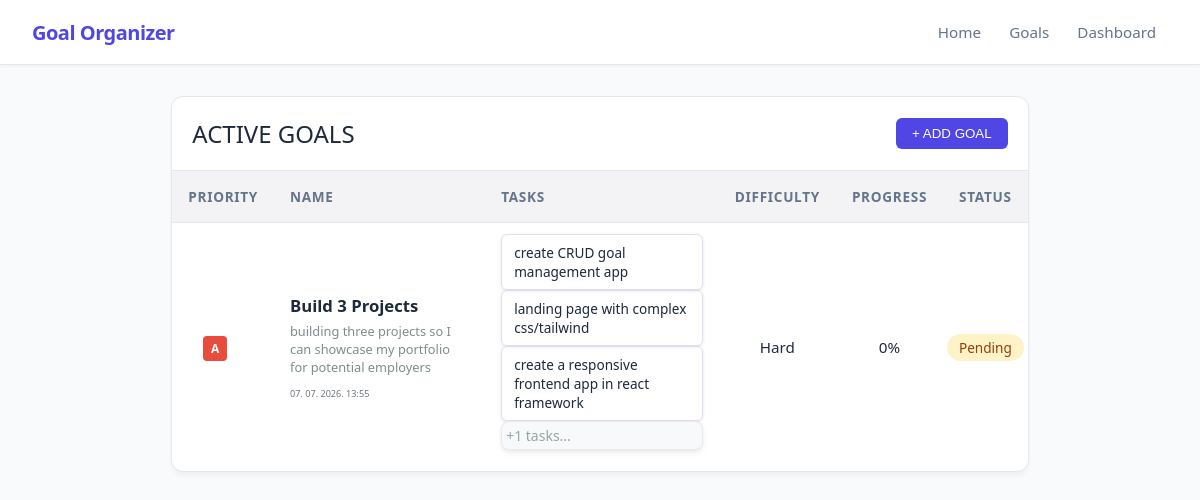
The app's page /goals, older data.
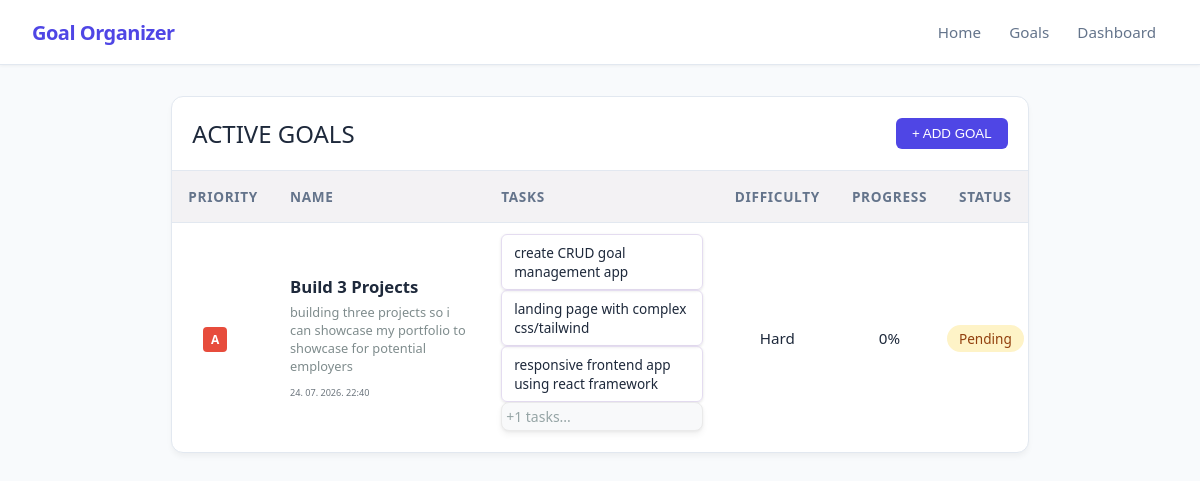
The same page, newer data.
### app/models_db.py (models this page shows, shortened)
class Goal(db.Model):
    __tablename__ = 'goals'
    id = db.Column(db.Integer, primary_key=True)
    title = db.Column(db.String(100), nullable=False)
    description = db.Column(db.Text, nullable=False)
    is_completed = db.Column(db.Boolean, default=False)
    progress_percentage = db.Column(db.Float, default=0.0)
    difficulty = db.Column(db.String(20), nullable=False, default='Medium')
    priority = db.Column(db.String(1), nullable=False, default='b')
    created_at = db.Column(db.DateTime, default=datetime.now(timezone.utc), nullable=False)
    tasks = db.relationship('Task', backref='goal', cascade="all, delete-orphan", lazy=True)

class Task(db.Model):
    __tablename__ = 'tasks'
    id = db.Column(db.Integer, primary_key=True)
    text = db.Column(db.String(255), nullable=False)
    is_completed = db.Column(db.Boolean, default=False)
    goal_id = db.Column(db.Integer, db.ForeignKey('goals.id', ondelete='CASCADE'), nullable=False)

### app/routes.py (the view)
@main.route('/goals')
def show_goals():
    goals = Goal.query.order_by(Goal.priority.asc()).all()
    return render_template('goals.html', goals=goals)

### app/templates/goals.html (shortened to what this page needs)
{% extends 'base.html' %}
{% block content %}
<div class="container goal-container">
    <div class="table-container">
        <div class="bar-above-table">
            <h1>active goals</h1>
            <button id="open_form_btn" style="background-color: var(--primary); color: white; border: none; padding: 0.5rem 1rem; border-radius: 6px; cursor: pointer; font-weight: 500;">+ ADD GOAL</button>
        </div>
        <table>
            <thead>
                <tr>
                    <th>Priority</th>
                    <th>Name</th>
                    <th>Tasks</th>
                    <th>Difficulty</th>
                    <th>Progress</th>
                    <th>Status</th>
                </tr>
            </thead>
            <tbody>
                {% for goal in goals %}
                <tr class="clickable-row" data-href=" {{ url_for('main.view_goal', goal_id=goal.id) }}">
                    <td style="padding-left: 0px;"><span class="badge badge-{{ goal.priority }}">{{ goal.priority }}</span></td>
                    <td style="text-align: left; max-width: 200px;">
                        <h2 style="white-space: wrap; overflow: wrap;">{{ goal.title | truncate(30)}}</h2>
                        <p style="color: #7f8c8d; max-width: 250px; font-size: 0.8rem; margin: 5px 0px;">{{ goal.description or 'Nema opisa' }}</p>
                        <small class="date">{{ goal.created_at.strftime('%d. %m. %Y. %H:%M') }}</small>
                    </td>
                    <td>
                        {% if goal.tasks %}
                        <ul>
                            {% for task in goal.tasks[:3] %}
                                {% if task %}
                                    <li class="task-cell">
                                        <label>
                                            <span class="{% if task.is_completed %}completed-task{% endif %}">
                                                {{ task.text }}
                                            </span>
                                        </label>
                                    </li>
                                {% endif %}
                            {% endfor %}
                            {% if goal.tasks|length > 3 %}
                                <li style="display: flex; justify-content: flex-start; text-align: left; color: #95a4a5;">
                                    +{{ (goal.tasks|length) - 3 }} tasks...
                                </li>
                            {% endif %}
                        </ul>
                        {% else %}
                        <small style="color: #b2bec3;">No tasks</small>
                        {% endif %}
                    </td>
                    <td>{{ goal.difficulty }}</td>
                    <td>{{ goal.progress_percentage | round | int }}%</td>
                    <td class="status-cell">
                        {% if goal.is_completed %}
                        <span class="status-done">Completed</span>
                        {% else %}
                        <span class="status-pending">Pending</span>
                        {% endif %}
                    </td>
                </tr>
                {% else %}
                <tr>
                    <td colspan="6" style="text-align: center; color: #7f8c8d;">Trenutno nema spremljenih ciljeva. Dodaj svoj prvi cilj iznad!</td>
                </tr>
                {% endfor %}
            </tbody>
        </table>
    </div>
</div>
{% endblock %}

### app/templates/base.html (shortened to what this page needs)
<!DOCTYPE html>
<html lang="en">
<head>
</head>
<body class="preload">
    <header>
        <nav class="navbar">
            <div class="navbar-container">
                <a href="/" class="navbar-brand">Goal Organizer</a>
                <ul class="navbar-links">
                    <a href="/">Home</a>
                    <a href="/goals" id="goals">Goals</a>
                    <a href="/dashboard">Dashboard</a>
                </ul>
            </div>
        </nav>
    </header>
    <main>
        {%block content %} {% endblock %}
    </main>
</body>
<link rel="stylesheet"
      href="{{ url_for('static', filename='style.css') }}">
</html>

### app/static/style.css (style rules this page uses)
:root { --bg-color: #f8fafc; --card-bg: #ffffff; --text-main: #1e293b; --text-muted: #64748b; --border-color: #e2e8f0; --primary: #4f46e5; --primary-hover: #4338ca; --success: #22c55e; --pending: #f59e0b; --head-bg: #f3f2f4; --card-border-color: #e4dcf0; }
body { font-family: 'Segoe UI', Roboto, Helvetica, Arial, sans-serif; background-color: var(--bg-color); color: var(--text-main); margin: 0; padding: 2rem; display: flex; justify-content: center; padding-top: calc(64px + 2rem); }
.container { display: flex; width: 100%; }
.goal-container { display: flex; gap: 15px; width: 95%; max-width: 1400px; margin: 0 auto; align-items: flex-start; }
.goal-container > :not(#form_container) { flex: 1; width: 100%; min-width: 0; }
h1, h2, h3, a, .goal-title { white-space: nowrap; overflow: hidden; text-overflow: ellipsis; max-width: 100%; }
h1 { text-transform: uppercase; color: var(--text-main); font-size: 1.5em; font-weight: 300; margin: 0; }
h2 { text-transform: capitalize; font-size: 1.1em; font-weight: bold; margin: 0 auto; }
p { word-break: break-word; overflow-wrap: anywhere; white-space: normal; }
.badge { padding: 4px 8px; border-radius: 4px; font-size: 12px; font-weight: bold; text-transform: uppercase; }
.badge-a { background-color: #e74c3c; color: white; }
.status-pending { color: #95a5a6; }
.bar-above-table { padding: 1.25rem; border-bottom: 1px solid var(--border-color); display: flex; justify-content: space-between; align-items: center; overflow: hidden; }
.table-container { width: 1300px; background: var(--card-bg); border-radius: 12px; box-shadow: 0 4px 6px -1px rgba(0, 0, 0, 0.05); border: 1px solid var(--border-color); overflow: visible; }
table { width: 100%; border-collapse: collapse; text-align: left; font-size: 0.95rem; }
th { max-width: 300px; background-color: var(--head-bg); color: var(--text-muted); padding: 1rem; font-weight: 600; font-size: 0.85rem; text-transform: uppercase; letter-spacing: 0.05em; border-bottom: 1px solid var(--border-color); }
.status-cell { overflow: hidden; white-space: nowrap; padding: 3px; }
td { text-align: center; padding: 0.7rem 1rem; border-bottom: 1px solid var(--border-color); white-space: normal; word-break: break-word; }
tr:last-child td { border-bottom: none; }
table ul { text-align: center; margin: 0; color: var(--text-muted); font-size: 0.875rem; }
ul { text-align: left; margin: 0; padding-bottom: 10px; display: flex; flex-direction: column; gap: 0rem; padding-left: 0px; }
.status-pending { background-color: #fef3c7; color: #92400e; padding: 0.25rem 0.75rem; border-radius: 9999px; font-size: 0.85rem; font-weight: 500; }
.badge { padding: 0.25rem 0.5rem; border-radius: 4px; font-size: 0.75rem; font-weight: 600; text-transform: uppercase; }
.navbar { position: fixed; top: 0; left: 0; right: 0; height: 64px; background-color: var(--card-bg); border-bottom: 1px solid var(--border-color); box-shadow: 0 1px 3px 0 rgba(0, 0, 0, 0.05); display: flex; justify-content: center; align-items: center; z-index: 1000; }
.navbar-container { width: 100%; max-width: 1200px; padding: 0 2rem; display: flex; justify-content: space-between; align-items: center; box-sizing: border-box; }
.navbar-brand { font-size: 1.25rem; font-weight: 700; color: var(--primary); text-decoration: none; letter-spacing: -0.025em; }
.navbar-links { display: inline-block; gap: 1.5rem; list-style: none; margin: 0; padding: 0; }
.navbar-links a { text-decoration: none; color: var(--text-muted); font-size: 0.95rem; font-weight: 500; padding: 0.5rem 0.75rem; border-radius: 6px; transition: color 0.2s, background-color 0.2s; }
.date { color: #6c757d; font-size: 0.6em; }
.clickable-row { cursor: pointer; transition: background-color 0.2s ease; outline: #fbfbfc; transition: outline 0.2s ease; }
li { padding-right: 10px; display: flex; justify-content: flex-start; text-align: left; border: #eaeaea 1px solid; background-color: #f8f9fa; border-radius: 8px; padding: 4px; box-shadow: 0 4px 6px rgba(0, 0, 0, 0.05), 0 1px 3px rgba(0, 0, 0, 0.05); }
.task-cell { background: transparent; display: flex; align-items: center; justify-content: flex-start; max-width: 200px; padding: 0.5rem 0.75rem; margin: 0; font-size: 0.85rem; color: var(--text-main); border: 1px solid var(--card-border-color); border-radius: 6px; box-shadow: 0 1px 3px rgba(0, 0, 0, 0.114); }

Row changes from the older to the newer data that the page shows:
changed Goal "Build 3 Projects": description "building three projects so I can showcase my portfolio for potential employers" → "building three projects so i can showcase my portfolio to showcase for potential employers"; created_at "07. 07. 2026. 13:55" → "24. 07. 2026. 22:40"
changed Task: text "create a responsive frontend app in react framework" → "responsive frontend app using react framework"
